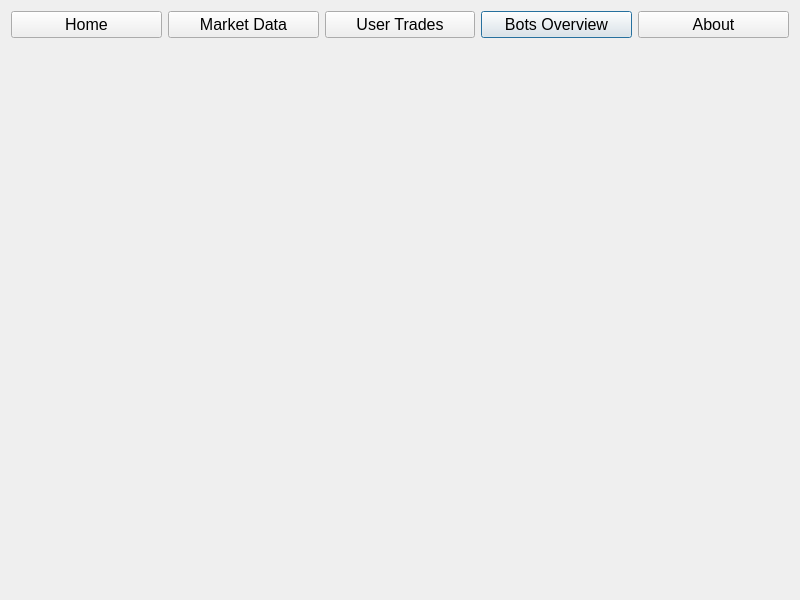
<?xml version="1.0" encoding="UTF-8"?>
<ui version="4.0">
 <class>homewindow</class>
 <widget class="QDialog" name="homewindow">
  <property name="geometry">
   <rect>
    <x>0</x>
    <y>0</y>
    <width>800</width>
    <height>600</height>
   </rect>
  </property>
  <property name="font">
   <font>
    <kerning>true</kerning>
   </font>
  </property>
  <property name="windowTitle">
   <string>Dialog</string>
  </property>
  <layout class="QGridLayout" name="gridLayout">
   <item row="0" column="4">
    <widget class="QPushButton" name="BotsOverview_Button">
     <property name="font">
      <font>
       <pointsize>12</pointsize>
       <kerning>true</kerning>
      </font>
     </property>
     <property name="text">
      <string>Bots Overview</string>
     </property>
    </widget>
   </item>
   <item row="0" column="1">
    <widget class="QPushButton" name="MarketData_Button">
     <property name="font">
      <font>
       <pointsize>12</pointsize>
       <kerning>true</kerning>
      </font>
     </property>
     <property name="text">
      <string>Market Data</string>
     </property>
    </widget>
   </item>
   <item row="0" column="5">
    <widget class="QPushButton" name="About_Button">
     <property name="font">
      <font>
       <pointsize>12</pointsize>
       <kerning>true</kerning>
      </font>
     </property>
     <property name="text">
      <string>About</string>
     </property>
    </widget>
   </item>
   <item row="0" column="3">
    <widget class="QPushButton" name="UserTrades_Button">
     <property name="font">
      <font>
       <pointsize>12</pointsize>
       <kerning>true</kerning>
      </font>
     </property>
     <property name="text">
      <string>User Trades</string>
     </property>
    </widget>
   </item>
   <item row="0" column="0">
    <widget class="QPushButton" name="Home_Button">
     <property name="font">
      <font>
       <family>Segoe UI</family>
       <pointsize>12</pointsize>
       <bold>false</bold>
       <kerning>true</kerning>
      </font>
     </property>
     <property name="text">
      <string>Home</string>
     </property>
    </widget>
   </item>
   <item row="1" column="3">
    <widget class="QLabel" name="label">
     <property name="enabled">
      <bool>true</bool>
     </property>
     <property name="text">
      <string/>
     </property>
     <property name="pixmap">
      <pixmap>Screenshot 2025-10-15 232950.png</pixmap>
     </property>
    </widget>
   </item>
  </layout>
 </widget>
 <resources/>
 <connections/>
</ui>
